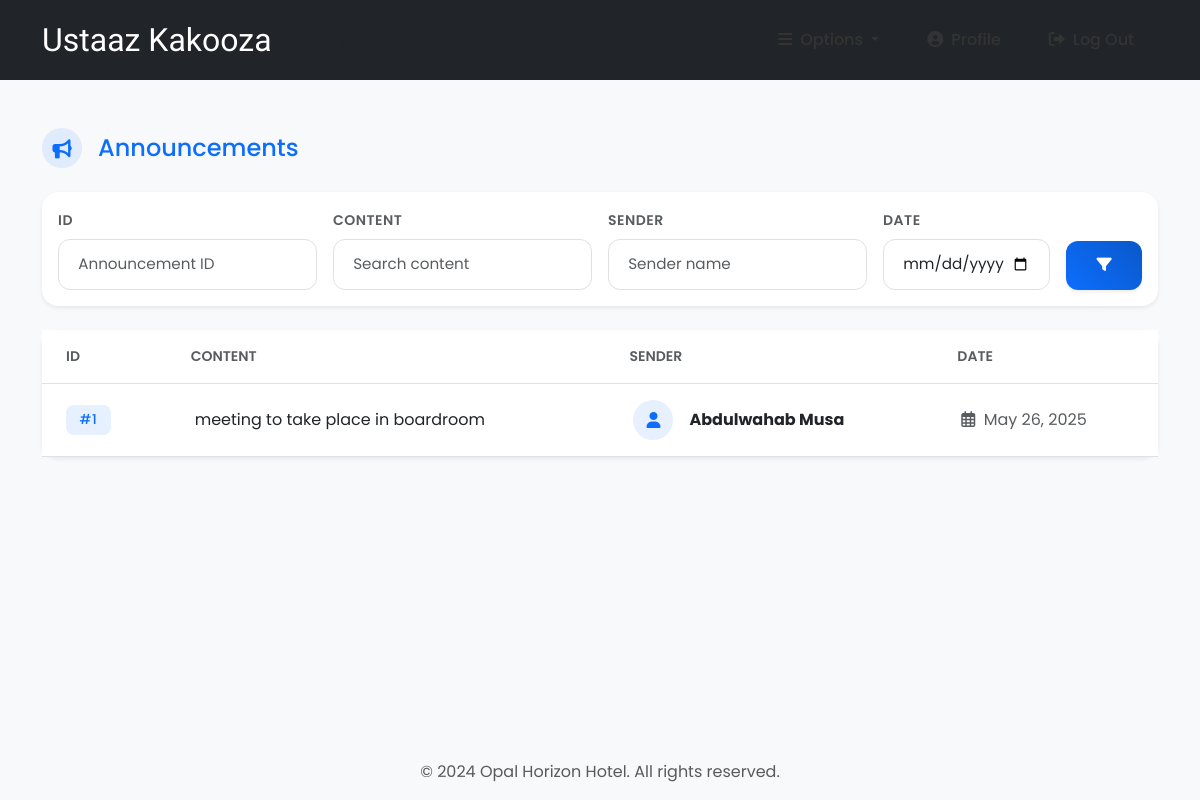
Page /announcements/ (signed in) on the committed database.
### hotel/models.py (models this page shows, shortened)
class Announcement(models.Model):
    content = models.TextField()
    sender = models.ForeignKey('accounts.Employee', null=True, on_delete=models.CASCADE)
    date = models.DateField(default=timezone.now)

### accounts/models.py (models this page shows, shortened)
class Employee(models.Model):
    user = models.OneToOneField(User, null=True, on_delete=models.CASCADE)
    phoneNumber = PhoneNumberField(unique=True)
    salary = models.FloatField()

### hotel/views.py (the view, shortened to what this page needs)
# urls.py: path('announcements/', announcements, name="announcements"),
@ login_required(login_url='login')
def announcements(request):
    role = str(request.user.groups.all()[0])
    path = role + "/"
    announcements = Announcement.objects.all()
    context = {
        "role": role,
        'announcements': announcements
    }
    return render(request, path + "announcements.html", context)

### templates/staff/announcements.html
{% block context %}
{% include '../common_pages/authorized-announcements.html' %}
{% endblock %}

### templates/common_pages/authorized-announcements.html (shortened to what this page needs)
{% extends '../index.html' %}
{% block context %}
<div class="container py-5">
    <div class="row mb-4 align-items-center">
        <div class="col-lg-12">
            <h4 class="mb-0 d-flex align-items-center text-primary">
                <div class="icon-circle bg-primary bg-opacity-10 me-3">
                    <i class="fas fa-bullhorn text-primary"></i>
                </div>
                Announcements
            </h4>
        </div>
    </div>
    <div class="card shadow-sm border-0 hover-lift mb-4">
        <div class="card-body">
            <form action="" method="POST">
                <div class="row g-3">
                    <div class="col-lg-3 col-md-6">
                        <label class="form-label text-muted small text-uppercase">ID</label>
                        <input type="number" name="id" value="{{id}}" class="form-control form-control-lg"
                            placeholder="Announcement ID">
                    </div>
                    <div class="col-lg-3 col-md-6">
                        <label class="form-label text-muted small text-uppercase">Content</label>
                        <input type="text" name="content" value="{{content}}" class="form-control form-control-lg"
                            placeholder="Search content">
                    </div>
                    <div class="col-lg-3 col-md-6">
                        <label class="form-label text-muted small text-uppercase">Sender</label>
                        <input type="text" name="name" value="{{name}}" class="form-control form-control-lg"
                            placeholder="Sender name">
                    </div>
                    <div class="col-lg-2 col-md-6">
                        <label class="form-label text-muted small text-uppercase">Date</label>
                        <input type="date" name="date" value="{{date}}" class="form-control form-control-lg">
                    </div>
                    <div class="col-lg-1 col-md-12 d-flex align-items-end">
                        <button type="submit" name="filter" class="btn btn-primary btn-lg w-100 shadow-sm hover-lift">
                            <i class="fas fa-filter"></i>
                        </button>
                    </div>
                </div>
            </form>
        </div>
    </div>
    <div class="card shadow-sm border-0 hover-lift mb-4">
        <div class="card-body p-0">
            <div class="table-responsive">
                <table class="table table-hover align-middle mb-0">
                    <thead class="bg-light">
                        <tr>
                            <th class="px-4 py-3 text-uppercase small text-muted">ID</th>
                            <th class="py-3 text-uppercase small text-muted">Content</th>
                            <th class="py-3 text-uppercase small text-muted">Sender</th>
                            <th class="py-3 text-uppercase small text-muted">Date</th>
                        </tr>
                    </thead>
                    <tbody>
                        {% for announcement in announcements %}
                        <tr class="hover-shadow-sm">
                            <td class="px-4">
                                <span class="badge bg-primary bg-opacity-10 text-primary">
                                    #{{announcement.id}}
                                </span>
                            </td>
                            <td>
                                <div class="text-wrap" style="max-width: 500px;">
                                    {{announcement.content}}
                                </div>
                            </td>
                            <td>
                                <div class="d-flex align-items-center">
                                    <div class="avatar-circle bg-primary bg-opacity-10 me-3">
                                        <i class="fas fa-user text-primary"></i>
                                    </div>
                                    <div class="fw-bold text-dark">
                                        {{announcement.sender.user.first_name}} {{announcement.sender.user.last_name}}
                                    </div>
                                </div>
                            </td>
                            <td class="text-muted">
                                <i class="far fa-calendar-alt me-1"></i>
                                {{announcement.date}}
                            </td>
                        </tr>
                        {% endfor %}
                    </tbody>
                </table>
            </div>
        </div>
    </div>
</div>
{% endblock %}

### templates/incs/nav.html (shortened to what this page needs)
<nav class="navbar navbar-expand-lg navbar-dark bg-dark py-3">
    <div class="container">
        <a href="" class="navbar-brand">
            <h2 class="text-capitalize mb-0">
                {{ request.user.first_name }} {{ request.user.last_name }}
                <small class="ms-2 text-muted">{{ role }}</small>
            </h2>
        </a>
        <div class="collapse navbar-collapse" id="navbarTags">
            <ul class="navbar-nav ms-auto align-items-center">
                <li class="nav-item dropdown">
                    <a class="nav-link dropdown-toggle px-3" href="#" id="navbarDropdown" role="button"
                        data-bs-toggle="dropdown" aria-expanded="false">
                        <i class="fas fa-bars me-2"></i>Options
                    </a>
                </li>
                <li class="nav-item">
                    {% if role == 'staff' or role == 'receptionist' or role == 'admin' or role == 'manager' %}
                    <a href="{% url 'employee-profile' user.id %}" class="nav-link px-3">
                        <i class="fas fa-user-circle me-2"></i>Profile
                    </a>
                    {% endif %}
                </li>
                <li class="nav-item">
                    <a href="{% url 'logout' %}" class="nav-link px-3">
                        <i class="fas fa-sign-out-alt me-2"></i>Log Out
                    </a>
                </li>
            </ul>
        </div>
    </div>
</nav>

### static/css/main.css (style rules this page uses)
* { margin: 0; padding: 0; -webkit-font-smoothing: antialiased; }
body { position: relative; font-family: 'Segoe UI', Tahoma, Geneva, Verdana, sans-serif; background-color: #f8f9fa; }
.navbar { padding: 1rem 0; }
.navbar .nav-item { font-size: 1rem; margin: 0 0.5rem; }
.navbar .nav-link { color: #333 !important; transition: color 0.3s ease; }
.card { border: none; transition: transform 0.3s ease, box-shadow 0.3s ease; }
.badge { padding: 0.5rem 0.8rem; margin-right: 0.5rem; }
.btn { padding: 0.5rem 1.5rem; border-radius: 5px; transition: all 0.3s ease; }
.btn-primary { background-color: #007bff; border-color: #007bff; }

### templates/index.html (style rules this page uses)
body { min-height: 100vh; display: flex; flex-direction: column; font-family: 'Poppins', sans-serif; }
.navbar-brand { font-family: 'Redressed', cursive; font-size: 1.5rem; }
.nav-link { font-weight: 500; transition: color 0.3s ease; }
.btn { font-weight: 500; }

### templates/common_pages/authorized-announcements.html (style rules this page uses)
.card { border-radius: 16px; transition: all 0.3s ease; }
.hover-lift { transition: transform 0.2s ease, box-shadow 0.2s ease; }
.form-control { border: 1.5px solid #e0e0e0; padding: 0.8rem 1.2rem; border-radius: 12px; font-size: 0.95rem; transition: all 0.2s ease; }
.form-label { font-weight: 600; margin-bottom: 0.5rem; letter-spacing: 0.5px; }
.btn { border-radius: 12px; font-weight: 500; padding: 0.8rem 1.5rem; transition: all 0.2s ease; }
.btn-lg { padding: 0.8rem 1.5rem; font-size: 0.95rem; }
.btn-primary { background: linear-gradient(45deg, #0d6efd, #0a58ca); border: none; }
.icon-circle, .avatar-circle { width: 40px; height: 40px; border-radius: 50%; display: flex; align-items: center; justify-content: center; }
.icon-circle i { font-size: 1.2rem; }
.table { margin-bottom: 0; }
.table th { font-weight: 600; border-top: none; white-space: nowrap; }
.table td { padding: 1rem 0.75rem; vertical-align: middle; }
.badge { font-weight: 500; padding: 0.6em 1em; font-size: 0.85em; letter-spacing: 0.5px; border-radius: 8px; }
.table tbody tr { animation: fadeIn 0.3s ease forwards; }

### rows in the picture
Announcement: id "1", content "meeting to take place in boardroom", sender.user.first_name "Abdulwahab", sender.user.last_name "Musa", date "May 26, 2025"

### other values in the picture
{{ request.user.first_name }} "Ustaaz"
{{ request.user.last_name }} "Kakooza"
